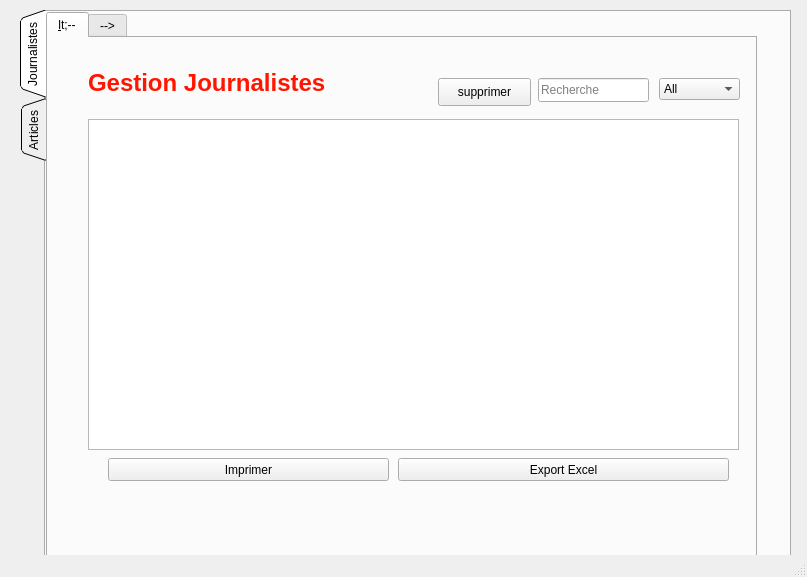
<?xml version="1.0" encoding="UTF-8"?>
<ui version="4.0">
 <class>gestion_ons</class>
 <widget class="QMainWindow" name="gestion_ons">
  <property name="geometry">
   <rect>
    <x>0</x>
    <y>0</y>
    <width>807</width>
    <height>577</height>
   </rect>
  </property>
  <property name="windowTitle">
   <string>Gestion Journalistes et Articles</string>
  </property>
  <widget class="QWidget" name="centralwidget">
   <widget class="QTabWidget" name="tabWidget">
    <property name="geometry">
     <rect>
      <x>20</x>
      <y>10</y>
      <width>771</width>
      <height>551</height>
     </rect>
    </property>
    <property name="tabPosition">
     <enum>QTabWidget::West</enum>
    </property>
    <property name="tabShape">
     <enum>QTabWidget::Triangular</enum>
    </property>
    <property name="currentIndex">
     <number>0</number>
    </property>
    <property name="elideMode">
     <enum>Qt::ElideNone</enum>
    </property>
    <property name="tabsClosable">
     <bool>false</bool>
    </property>
    <property name="movable">
     <bool>false</bool>
    </property>
    <property name="tabBarAutoHide">
     <bool>true</bool>
    </property>
    <widget class="QWidget" name="tab">
     <attribute name="title">
      <string>Journalistes</string>
     </attribute>
     <widget class="QTabWidget" name="tabWidget_2">
      <property name="geometry">
       <rect>
        <x>0</x>
        <y>0</y>
        <width>711</width>
        <height>591</height>
       </rect>
      </property>
      <property name="cursor">
       <cursorShape>ClosedHandCursor</cursorShape>
      </property>
      <property name="autoFillBackground">
       <bool>false</bool>
      </property>
      <property name="styleSheet">
       <string notr="true">background-image: url(:/res/img/bg.png);</string>
      </property>
      <property name="currentIndex">
       <number>0</number>
      </property>
      <widget class="QWidget" name="tab_3">
       <attribute name="title">
        <string>&lt;--</string>
       </attribute>
       <widget class="QLabel" name="label">
        <property name="geometry">
         <rect>
          <x>40</x>
          <y>30</y>
          <width>331</width>
          <height>31</height>
         </rect>
        </property>
        <property name="text">
         <string>&lt;html&gt;&lt;head/&gt;&lt;body&gt;&lt;p&gt;&lt;span style=&quot; font-size:18pt; font-weight:600; color:#ff1601;&quot;&gt;Gestion Journalistes&lt;/span&gt;&lt;/p&gt;&lt;/body&gt;&lt;/html&gt;</string>
        </property>
       </widget>
       <widget class="QComboBox" name="journaliste_sel_col">
        <property name="geometry">
         <rect>
          <x>611</x>
          <y>40</y>
          <width>81</width>
          <height>22</height>
         </rect>
        </property>
        <item>
         <property name="text">
          <string>All</string>
         </property>
        </item>
        <item>
         <property name="text">
          <string>ID</string>
         </property>
        </item>
        <item>
         <property name="text">
          <string>Nom</string>
         </property>
        </item>
        <item>
         <property name="text">
          <string>Specialite</string>
         </property>
        </item>
        <item>
         <property name="text">
          <string>Nb Articles</string>
         </property>
        </item>
       </widget>
       <widget class="QPushButton" name="pushButton_4">
        <property name="geometry">
         <rect>
          <x>60</x>
          <y>420</y>
          <width>281</width>
          <height>23</height>
         </rect>
        </property>
        <property name="text">
         <string>Imprimer</string>
        </property>
       </widget>
       <widget class="QLineEdit" name="rech_journaliste">
        <property name="geometry">
         <rect>
          <x>490</x>
          <y>40</y>
          <width>111</width>
          <height>24</height>
         </rect>
        </property>
        <property name="placeholderText">
         <string>Recherche</string>
        </property>
        <property name="clearButtonEnabled">
         <bool>true</bool>
        </property>
       </widget>
       <widget class="QTableView" name="table_journaliste">
        <property name="geometry">
         <rect>
          <x>40</x>
          <y>81</y>
          <width>651</width>
          <height>331</height>
         </rect>
        </property>
        <property name="styleSheet">
         <string notr="true"/>
        </property>
        <property name="sortingEnabled">
         <bool>true</bool>
        </property>
        <attribute name="horizontalHeaderCascadingSectionResizes">
         <bool>true</bool>
        </attribute>
        <attribute name="horizontalHeaderShowSortIndicator" stdset="0">
         <bool>true</bool>
        </attribute>
        <attribute name="horizontalHeaderStretchLastSection">
         <bool>false</bool>
        </attribute>
       </widget>
       <widget class="QPushButton" name="pushButton">
        <property name="geometry">
         <rect>
          <x>350</x>
          <y>420</y>
          <width>331</width>
          <height>23</height>
         </rect>
        </property>
        <property name="text">
         <string>Export Excel</string>
        </property>
       </widget>
       <widget class="QPushButton" name="actiondelete_journaliste">
        <property name="geometry">
         <rect>
          <x>390</x>
          <y>40</y>
          <width>93</width>
          <height>28</height>
         </rect>
        </property>
        <property name="text">
         <string>supprimer</string>
        </property>
       </widget>
      </widget>
      <widget class="QWidget" name="tab_4">
       <attribute name="title">
        <string>--&gt;</string>
       </attribute>
       <widget class="QLineEdit" name="nb_articles">
        <property name="geometry">
         <rect>
          <x>270</x>
          <y>290</y>
          <width>81</width>
          <height>20</height>
         </rect>
        </property>
        <property name="readOnly">
         <bool>true</bool>
        </property>
        <property name="placeholderText">
         <string>        0</string>
        </property>
       </widget>
       <widget class="QLabel" name="label_7">
        <property name="geometry">
         <rect>
          <x>150</x>
          <y>290</y>
          <width>101</width>
          <height>16</height>
         </rect>
        </property>
        <property name="text">
         <string>Nombre Articles</string>
        </property>
       </widget>
       <widget class="QLineEdit" name="id">
        <property name="geometry">
         <rect>
          <x>250</x>
          <y>170</y>
          <width>113</width>
          <height>20</height>
         </rect>
        </property>
       </widget>
       <widget class="QLabel" name="label_8">
        <property name="geometry">
         <rect>
          <x>180</x>
          <y>170</y>
          <width>47</width>
          <height>14</height>
         </rect>
        </property>
        <property name="text">
         <string>ID</string>
        </property>
       </widget>
       <widget class="QComboBox" name="specialite">
        <property name="geometry">
         <rect>
          <x>250</x>
          <y>250</y>
          <width>111</width>
          <height>22</height>
         </rect>
        </property>
        <item>
         <property name="text">
          <string>            --</string>
         </property>
        </item>
        <item>
         <property name="text">
          <string>Sport</string>
         </property>
        </item>
        <item>
         <property name="text">
          <string>Fashion</string>
         </property>
        </item>
        <item>
         <property name="text">
          <string>News</string>
         </property>
        </item>
        <item>
         <property name="text">
          <string>Art</string>
         </property>
        </item>
       </widget>
       <widget class="QLabel" name="label_9">
        <property name="geometry">
         <rect>
          <x>170</x>
          <y>250</y>
          <width>61</width>
          <height>16</height>
         </rect>
        </property>
        <property name="text">
         <string>Specialite</string>
        </property>
       </widget>
       <widget class="QLineEdit" name="nom">
        <property name="geometry">
         <rect>
          <x>250</x>
          <y>210</y>
          <width>113</width>
          <height>20</height>
         </rect>
        </property>
       </widget>
       <widget class="QLabel" name="label_10">
        <property name="geometry">
         <rect>
          <x>180</x>
          <y>210</y>
          <width>47</width>
          <height>14</height>
         </rect>
        </property>
        <property name="text">
         <string>Nom</string>
        </property>
       </widget>
       <widget class="QLabel" name="label_11">
        <property name="geometry">
         <rect>
          <x>220</x>
          <y>30</y>
          <width>231</width>
          <height>51</height>
         </rect>
        </property>
        <property name="text">
         <string>&lt;html&gt;&lt;head/&gt;&lt;body&gt;&lt;p&gt;&lt;span style=&quot; font-size:18pt; font-weight:600; color:#ff2600; vertical-align:super;&quot;&gt;Details Journaliste&lt;/span&gt;&lt;/p&gt;&lt;/body&gt;&lt;/html&gt;</string>
        </property>
       </widget>
       <widget class="QPushButton" name="actionadd_journaliste">
        <property name="geometry">
         <rect>
          <x>200</x>
          <y>410</y>
          <width>93</width>
          <height>28</height>
         </rect>
        </property>
        <property name="text">
         <string>ajouter</string>
        </property>
       </widget>
       <widget class="QPushButton" name="actionedit_journaliste">
        <property name="geometry">
         <rect>
          <x>360</x>
          <y>410</y>
          <width>93</width>
          <height>28</height>
         </rect>
        </property>
        <property name="text">
         <string>modifier</string>
        </property>
       </widget>
      </widget>
     </widget>
    </widget>
    <widget class="QWidget" name="tab_2">
     <attribute name="title">
      <string>Articles</string>
     </attribute>
     <widget class="QTabWidget" name="tabWidget_3">
      <property name="geometry">
       <rect>
        <x>20</x>
        <y>20</y>
        <width>741</width>
        <height>491</height>
       </rect>
      </property>
      <property name="styleSheet">
       <string notr="true">background-image: url(:/res/img/bg.png);</string>
      </property>
      <property name="currentIndex">
       <number>1</number>
      </property>
      <widget class="QWidget" name="tab_5">
       <attribute name="title">
        <string>&lt;--</string>
       </attribute>
       <widget class="QTableView" name="table_article">
        <property name="geometry">
         <rect>
          <x>40</x>
          <y>80</y>
          <width>651</width>
          <height>341</height>
         </rect>
        </property>
        <property name="selectionMode">
         <enum>QAbstractItemView::ExtendedSelection</enum>
        </property>
        <property name="sortingEnabled">
         <bool>true</bool>
        </property>
        <attribute name="horizontalHeaderShowSortIndicator" stdset="0">
         <bool>true</bool>
        </attribute>
       </widget>
       <widget class="QLineEdit" name="rech_article">
        <property name="geometry">
         <rect>
          <x>460</x>
          <y>40</y>
          <width>141</width>
          <height>24</height>
         </rect>
        </property>
        <property name="placeholderText">
         <string>Recherche</string>
        </property>
        <property name="clearButtonEnabled">
         <bool>true</bool>
        </property>
       </widget>
       <widget class="QPushButton" name="pushButton_3">
        <property name="geometry">
         <rect>
          <x>350</x>
          <y>430</y>
          <width>331</width>
          <height>23</height>
         </rect>
        </property>
        <property name="text">
         <string>Export Excel</string>
        </property>
       </widget>
       <widget class="QPushButton" name="pushButton_2">
        <property name="geometry">
         <rect>
          <x>50</x>
          <y>430</y>
          <width>281</width>
          <height>23</height>
         </rect>
        </property>
        <property name="text">
         <string>Imprimer</string>
        </property>
       </widget>
       <widget class="QLabel" name="label_4">
        <property name="geometry">
         <rect>
          <x>60</x>
          <y>30</y>
          <width>261</width>
          <height>31</height>
         </rect>
        </property>
        <property name="text">
         <string>&lt;html&gt;&lt;head/&gt;&lt;body&gt;&lt;p&gt;&lt;span style=&quot; font-size:18pt; font-weight:600; color:#ff0000;&quot;&gt;Gestion Articles&lt;/span&gt;&lt;/p&gt;&lt;/body&gt;&lt;/html&gt;</string>
        </property>
       </widget>
       <widget class="QComboBox" name="article_sel_col">
        <property name="geometry">
         <rect>
          <x>610</x>
          <y>40</y>
          <width>81</width>
          <height>22</height>
         </rect>
        </property>
        <item>
         <property name="text">
          <string>All</string>
         </property>
        </item>
        <item>
         <property name="text">
          <string>ID</string>
         </property>
        </item>
        <item>
         <property name="text">
          <string>Type</string>
         </property>
        </item>
        <item>
         <property name="text">
          <string>Journaliste</string>
         </property>
        </item>
       </widget>
       <widget class="QPushButton" name="stat">
        <property name="geometry">
         <rect>
          <x>430</x>
          <y>40</y>
          <width>24</width>
          <height>24</height>
         </rect>
        </property>
        <property name="styleSheet">
         <string notr="true">background-image: url(:/res/img/unnamed.png);</string>
        </property>
        <property name="text">
         <string/>
        </property>
       </widget>
       <widget class="QPushButton" name="actiondelete_article">
        <property name="geometry">
         <rect>
          <x>330</x>
          <y>40</y>
          <width>93</width>
          <height>28</height>
         </rect>
        </property>
        <property name="text">
         <string>supprimer</string>
        </property>
       </widget>
      </widget>
      <widget class="QWidget" name="tab_6">
       <attribute name="title">
        <string>--&gt;</string>
       </attribute>
       <widget class="QLabel" name="label_12">
        <property name="geometry">
         <rect>
          <x>200</x>
          <y>170</y>
          <width>47</width>
          <height>14</height>
         </rect>
        </property>
        <property name="text">
         <string>  ID</string>
        </property>
       </widget>
       <widget class="QLabel" name="label_13">
        <property name="geometry">
         <rect>
          <x>190</x>
          <y>270</y>
          <width>61</width>
          <height>16</height>
         </rect>
        </property>
        <property name="text">
         <string>Journaliste</string>
        </property>
       </widget>
       <widget class="QLineEdit" name="id2">
        <property name="geometry">
         <rect>
          <x>270</x>
          <y>170</y>
          <width>113</width>
          <height>20</height>
         </rect>
        </property>
       </widget>
       <widget class="QComboBox" name="type2">
        <property name="geometry">
         <rect>
          <x>270</x>
          <y>220</y>
          <width>111</width>
          <height>22</height>
         </rect>
        </property>
        <item>
         <property name="text">
          <string>            --</string>
         </property>
        </item>
        <item>
         <property name="text">
          <string>Sport </string>
         </property>
        </item>
        <item>
         <property name="text">
          <string>Fashion</string>
         </property>
        </item>
        <item>
         <property name="text">
          <string>News</string>
         </property>
        </item>
        <item>
         <property name="text">
          <string>Art</string>
         </property>
        </item>
       </widget>
       <widget class="QLabel" name="label_14">
        <property name="geometry">
         <rect>
          <x>200</x>
          <y>220</y>
          <width>47</width>
          <height>14</height>
         </rect>
        </property>
        <property name="text">
         <string>Type</string>
        </property>
       </widget>
       <widget class="QComboBox" name="journaliste2">
        <property name="geometry">
         <rect>
          <x>270</x>
          <y>270</y>
          <width>111</width>
          <height>22</height>
         </rect>
        </property>
       </widget>
       <widget class="QLabel" name="label_15">
        <property name="geometry">
         <rect>
          <x>230</x>
          <y>30</y>
          <width>231</width>
          <height>41</height>
         </rect>
        </property>
        <property name="text">
         <string>&lt;html&gt;&lt;head/&gt;&lt;body&gt;&lt;p&gt;&lt;span style=&quot; font-size:18pt; font-weight:600; color:#f90000;&quot;&gt;Details Articles&lt;/span&gt;&lt;/p&gt;&lt;/body&gt;&lt;/html&gt;</string>
        </property>
       </widget>
       <widget class="QPushButton" name="actionadd_article">
        <property name="geometry">
         <rect>
          <x>210</x>
          <y>350</y>
          <width>93</width>
          <height>28</height>
         </rect>
        </property>
        <property name="text">
         <string>ajouter</string>
        </property>
       </widget>
       <widget class="QPushButton" name="actionedit_article">
        <property name="geometry">
         <rect>
          <x>370</x>
          <y>350</y>
          <width>93</width>
          <height>28</height>
         </rect>
        </property>
        <property name="text">
         <string>modifier</string>
        </property>
       </widget>
      </widget>
     </widget>
    </widget>
   </widget>
  </widget>
  <widget class="QMenuBar" name="menubar">
   <property name="geometry">
    <rect>
     <x>0</x>
     <y>0</y>
     <width>807</width>
     <height>26</height>
    </rect>
   </property>
  </widget>
  <widget class="QStatusBar" name="statusbar"/>
 </widget>
 <resources/>
 <connections/>
</ui>
